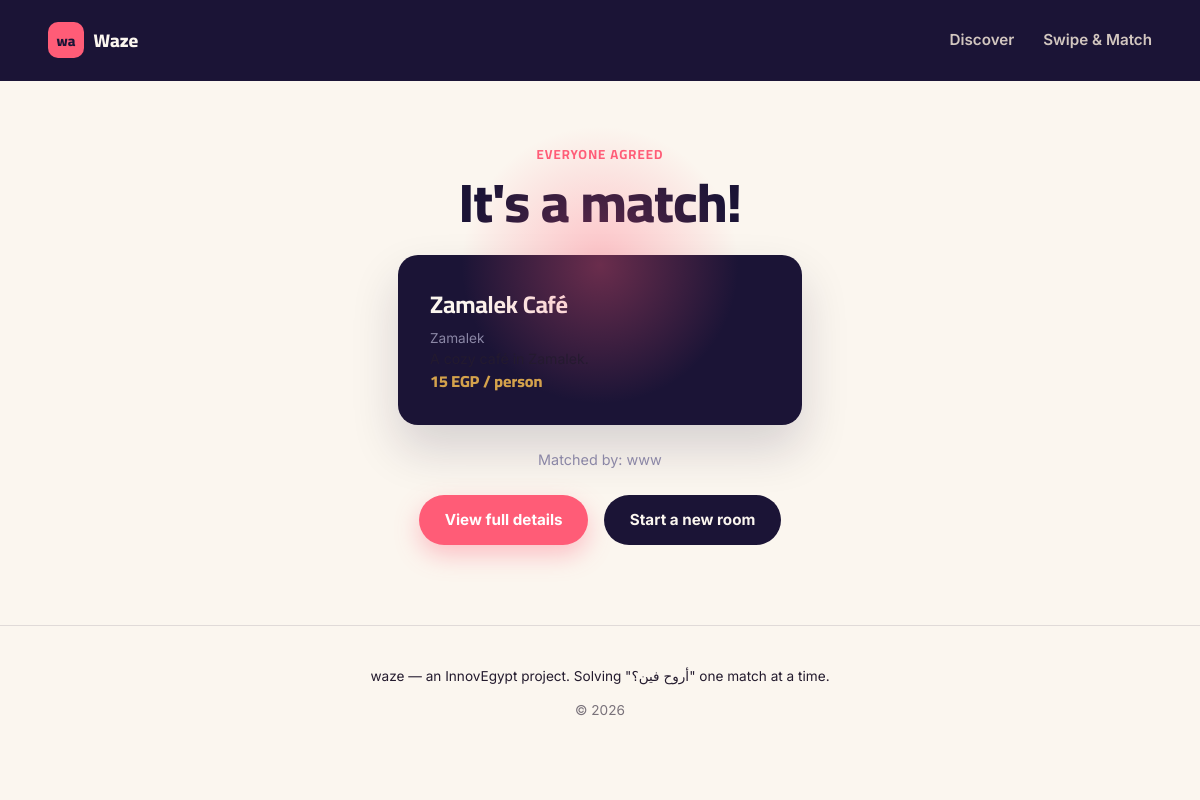
/swipe/QCI66, run on the app's committed database.
### tables this page shows
CREATE TABLE place (
    id INTEGER PRIMARY KEY AUTOINCREMENT,
    name TEXT NOT NULL,
    description TEXT,
    category_id INTEGER NOT NULL,
    area TEXT NOT NULL,               -- Cairo neighborhood, e.g. "Zamalek"
    price_per_person INTEGER NOT NULL, -- EGP, avg spend per person
    image_url TEXT,
    is_hidden_gem INTEGER DEFAULT 0,   -- flag for "hidden gems" discovery cluster
    is_verified INTEGER DEFAULT 1,     -- verified partner (business partnership cluster)
    lat REAL,
    lng REAL,
    created_at TEXT DEFAULT CURRENT_TIMESTAMP,
    FOREIGN KEY (category_id) REFERENCES category (id)
);

CREATE TABLE room_member (
    id INTEGER PRIMARY KEY AUTOINCREMENT,
    room_id INTEGER NOT NULL,
    member_name TEXT NOT NULL,
    joined_at TEXT DEFAULT CURRENT_TIMESTAMP,
    FOREIGN KEY (room_id) REFERENCES room (id) ON DELETE CASCADE
);

### dejavu_mvp/app.py (the view, shortened to what this page needs)
@app.route("/swipe/<code>")
def swipe_room(code):
    room = query_db("SELECT * FROM room WHERE code = ?", (code,), one=True)
    if not room:
        flash("Room not found.", "error")
        return redirect(url_for("swipe_new"))
    member = request.args.get("member", "").strip()
    members = query_db(
        "SELECT * FROM room_member WHERE room_id = ? ORDER BY joined_at", (room["id"],)
    )
    if room["status"] == "matched":
        place = query_db("SELECT * FROM place WHERE id = ?", (room["matched_place_id"],), one=True)
        return render_template("swipe_matched.html", room=room, place=place, members=members)

### dejavu_mvp/app.py (called while the page is built)
def get_db():
    if "db" not in g:
        g.db = sqlite3.connect(DATABASE)
        g.db.row_factory = sqlite3.Row
        g.db.execute("PRAGMA foreign_keys = ON")
    return g.db

def query_db(query, args=(), one=False):
    cur = get_db().execute(query, args)
    rv = cur.fetchall()
    cur.close()
    return (rv[0] if rv else None) if one else rv

@app.context_processor
def inject_globals():
    categories = query_db("SELECT * FROM category ORDER BY name")
    vibes = query_db("SELECT * FROM vibe ORDER BY name")
    return dict(nav_categories=categories, nav_vibes=vibes, current_year=datetime.now().year)

### dejavu_mvp/templates/swipe_matched.html (shortened to what this page needs)
{% extends "layout.html" %}
{% block content %}
<section class="match-screen">
  <p class="eyebrow">Everyone agreed</p>
  <h1>It's a match!</h1>
  <div class="match-card">
    <h2>{{ place['name'] }}</h2>
    <p class="place-area">{{ place['area'] }}</p>
    <p class="place-desc">{{ place['description'] }}</p>
    <span class="place-price">{{ place['price_per_person'] }} EGP / person</span>
  </div>
  <p class="match-members">Matched by: {% for m in members %}{{ m['member_name'] }}{% if not loop.last %}, {% endif %}{% endfor %}</p>
  <div class="match-actions">
    <a href="{{ url_for('place_detail', place_id=place['id']) }}" class="btn btn-primary">View full details</a>
    <a href="{{ url_for('swipe_new') }}" class="btn btn-secondary">Start a new room</a>
  </div>
</section>
{% endblock %}

### dejavu_mvp/static/css/style.css (style rules this page uses)
:root { --night: #1B1436; --night-2: #241B47; --sand: #F2E6D8; --sand-2: #FBF6EF; --coral: #FF5C77; --coral-dark: #E0435D; --gold: #D4A24C; --violet-grey: #8B87A6; --ink: #241B2E; --line: rgba(27, 20, 54, 0.12); --shadow-lg: 0 24px 48px rgba(27, 20, 54, 0.16); --shadow-sm: 0 6px 16px rgba(27, 20, 54, 0.10); --radius: 20px; --radius-sm: 12px; --font-display: "Cairo", "Inter", sans-serif; --font-body: "Inter", sans-serif; }
* { box-sizing: border-box; }
html { scroll-behavior: smooth; }
body { margin: 0; background: var(--sand-2); color: var(--ink); font-family: var(--font-body); line-height: 1.5; -webkit-font-smoothing: antialiased; }
h1, h2, h3 { font-family: var(--font-display); font-weight: 700; color: var(--night); margin: 0 0 0.4em; letter-spacing: -0.01em; }
h1 { font-size: clamp(2.2rem, 5vw, 3.4rem); line-height: 1.05; font-weight: 800; }
h2 { font-size: 1.5rem; }
p { margin: 0 0 1em; color: var(--ink); }
a { color: inherit; text-decoration: none; }
.btn { display: inline-flex; align-items: center; justify-content: center; padding: 0.85rem 1.6rem; border-radius: 999px; font-weight: 700; font-size: 0.95rem; border: none; cursor: pointer; transition: transform 0.15s ease, box-shadow 0.15s ease; font-family: var(--font-body); }
.btn-primary { background: var(--coral); color: #fff; box-shadow: 0 10px 24px rgba(255, 92, 119, 0.35); }
.btn-secondary { background: var(--night); color: var(--sand-2); }
.eyebrow { font-family: var(--font-display); font-weight: 700; color: var(--coral); text-transform: uppercase; letter-spacing: 0.08em; font-size: 0.82rem; margin-bottom: 0.6rem; }
.place-area { color: var(--violet-grey); font-size: 0.85rem; margin: -0.3rem 0 0; }
.place-desc { font-size: 0.88rem; color: var(--ink); opacity: 0.85; margin: 0; }
.place-price { font-weight: 800; color: var(--night); font-family: var(--font-display); }
.match-screen { max-width: 500px; margin: 4rem auto 5rem; padding: 0 4vw; text-align: center; position: relative; }
.match-card { background: var(--night); color: var(--sand-2); border-radius: var(--radius); padding: 2rem; text-align: left; box-shadow: var(--shadow-lg); margin: 1.5rem 0; animation: match-pop 0.4s cubic-bezier(0.34, 1.56, 0.64, 1); }
.match-card h2 { color: var(--sand-2); }
.match-card .place-price { color: var(--gold); font-weight: 800; }
.match-members { color: var(--violet-grey); font-size: 0.9rem; }
.match-actions { display: flex; gap: 1rem; justify-content: center; margin-top: 1.5rem; flex-wrap: wrap; }

### data on the page
place: name "Zamalek Café", area "Zamalek", price_per_person "15"
room_member: member_name "www"
